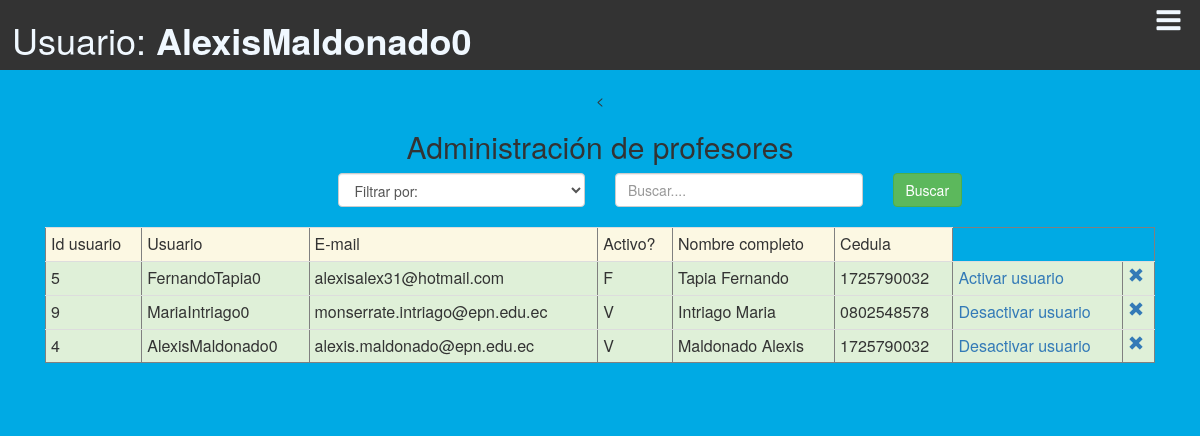
/aplicacion/modulos_administrador/adm_buscar_profesores.php (signed in), run on the app's committed database.
### tables this page shows
CREATE TABLE `profesor` (
  `idprofesor` int(11) NOT NULL,
  `ci` varchar(10) DEFAULT NULL,
  `nombres` varchar(45) DEFAULT NULL,
  `apellidos` varchar(45) DEFAULT NULL,
  `id_departamento` int(11) DEFAULT NULL,
  `id_facultad` int(11) DEFAULT NULL,
  `mail` varchar(45) DEFAULT NULL,
  `id_usuario` int(11) DEFAULT NULL,
  `fecha_nacimiento` varchar(45) DEFAULT NULL,
  `genero` varchar(1) DEFAULT NULL,
  `ciudad` varchar(10) DEFAULT NULL,
  `domicilio` varchar(60) DEFAULT NULL,
  `celular` varchar(15) DEFAULT NULL,
  `convencional` varchar(15) DEFAULT NULL
);

CREATE TABLE `usuario` (
  `idUsuario` int(11) NOT NULL,
  `usuario` varchar(45) DEFAULT NULL,
  `contrasenia` varchar(45) DEFAULT NULL,
  `tipo_usuario` varchar(3) DEFAULT NULL,
  `activo` varchar(1) DEFAULT NULL,
  `cambio_de_clave` varchar(1) DEFAULT NULL,
  `foto` varchar(45) DEFAULT ''
);

### aplicacion/modulos_administrador/adm_buscar_profesores.php (the view, shortened to what this page needs)
<!DOCTYPE html>
<html xmlns="http://www.w3.org/1999/xhtml" lang="es">
    <head>
        <link rel="stylesheet" href="../../plugins/bootstrap/css/Profesor.css">
        <link rel="stylesheet" href="../../css/fontello.css">
        <link rel="stylesheet" href="../../plugins/bootstrap/css/bootstrap.min.css"></link>
    </head>
    <body style="background-color:#00aae4;">
<header>
       <div class="Menu-Vertical">
          <h1>Usuario: <strong><?php echo $_SESSION['usuario'] ?></strong></h1>
          <label class="icon-menu" for="menu-bar"></label>
       </div>
   </header>
<main>
<div class="container-fluid text-center">
    <section id="banner_pr">
    <<div class="container-fluid text-center">
        <div class="col-sm-12 text-center">
                    <h2> Administración de profesores</h2>
                    <form onsubmit="return validar_busqueda_cedula()" action="../modulos_administrador/adm_ejecutar_buscar_profesores.php" method="post" enctype="multipart/form-data">
                        <div class="col-md-3">
                        </div>
                        <div class="col-md-3 text-left ">
                            <select class= "form-control" name="tipo_criterio" dir="ltr" required id="select_criterio">
                                <option value="">Filtrar por:</option>
                            </select></br>
                        </div>
                        <div class="col-md-3 text-center">
                            <input type="text" class="form-control" id="criterio_busqueda" placeholder="Buscar...." name="criterio_busqueda" required></br>
                        </div>
                        <div class="col-md-3 text-left">
                            <button id="registrar" type="submit" class="btn btn-success">Buscar</button>
                        </div>
                    </form>
                    <?php
                    $statement = ("select u.*,p.nombres, p.apellidos, p.ci, p.mail from usuario as u, profesor as p where u.idUsuario=p.id_usuario order by activo");
                    $conexion = new Conexion();
                    $consulta = $conexion->prepare($statement);
                    $consulta->setFetchMode(PDO::FETCH_ASSOC);
                    $consulta->execute();
                    echo '<table border ="1|1" class="table table-condensed";>';
                    echo '<tr class="warning">';
                    echo '<td>Id usuario</td>';
                    echo '<td>Usuario</td>';
                    echo '<td>E-mail</td>';
                    echo '<td>Activo?</td>';
                    echo '<td>Nombre completo</td>';
                    echo '<td>Cedula</td>';
                    echo "</tr>";
                    if ($consulta->rowCount() != 0) {
                        while ($row = $consulta->fetch()) {
                            echo '<tr class="success">';
                            echo '<td>' . $row['idUsuario'] . '</td>';
                            echo '<td>' . $row['usuario'] . '</td>';
                            echo '<td>' . $row['mail'] . '</td>';
                            echo '<td>' . $row['activo'] . '</td>';
                            echo '<td>' . $row['apellidos'] . '  ' . $row['nombres'] . '</td>';
                            echo '<td>' . $row['ci'] . '</td>';
                            if ($row['activo'] == 'V') {
                                echo '<td><a href="adm_buscar_profesores.php?id=' . $row['idUsuario'] . '&id_gestion=1">Desactivar usuario</a></td>';
                            } else {
                                echo '<td><a href="adm_buscar_profesores.php?id=' . $row['idUsuario'] . '&id_gestion=2&mail=' . $row['mail'] . '&usuario=' . $row['usuario'] . '&contrasenia=' . $row['contrasenia'] . '">Activar usuario</a></td>';
                            }
                            echo "<td><a onClick=\"javascript: return confirm('Realmente desea eliminar el profesor seleccionado? Se eliminarán todos los objetos de aprendizaje asociados al mismo.');\" href='adm_buscar_profesores.php?id=" . $row['idUsuario'] . "&id_gestion=3'><span class='glyphicon glyphicon-remove'></a></td>";
                            echo '</tr>';
                        }
                    }
                    echo '</table>';
                    ?>
                </div>
            </div>
        </div></br></br></br>
</main>
</body>
</html>

### data on the page
profesor: id_usuario.idUsuario "5", id_usuario.usuario "FernandoTapia0", mail "alexisalex31@hotmail.com", id_usuario.activo "F", apellidos "Tapia", nombres "Fernando", ci "1725790032"
profesor: id_usuario.idUsuario "9", id_usuario.usuario "MariaIntriago0", mail "monserrate.intriago@epn.edu.ec", id_usuario.activo "V", apellidos "Intriago", nombres "Maria", ci "0802548578"
profesor: id_usuario.idUsuario "4", id_usuario.usuario "AlexisMaldonado0", mail "alexis.maldonado@epn.edu.ec", id_usuario.activo "V", apellidos "Maldonado", nombres "Alexis", ci "1725790032"

### other printed values
$_SESSION['usuario'] "AlexisMaldonado0"
